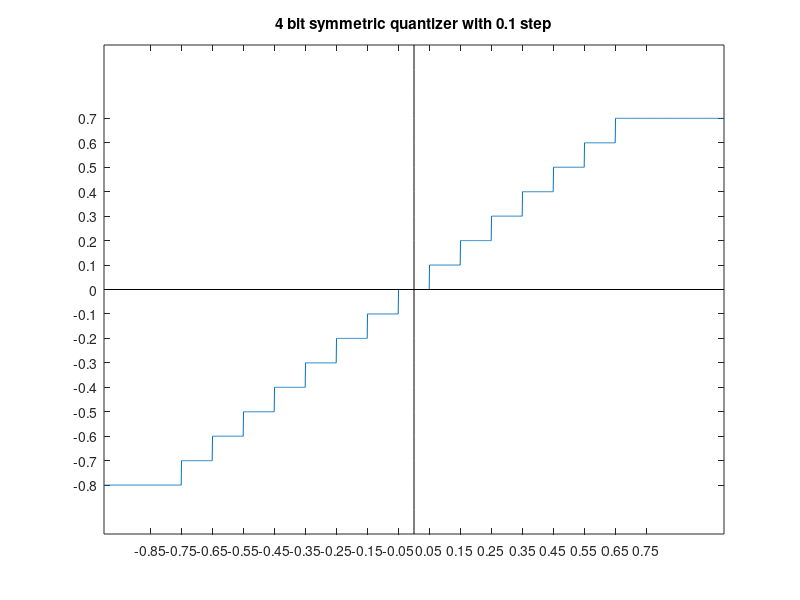

Source code (MATLAB):
a = -1:0.001:1;
minimum = -0.8;
L = 2^4;
delta = 0.1;
I  = round((a-minimum)./delta);
I(I >= L) = L-1;
I(I<0) = 0;
pq = minimum + I .* delta;
plot(a,pq);
hold on;
plot(zeros(length(-1:0.1:1),1),-1:0.1:1,'k');
plot(-1:0.1:1,zeros(length(-1:0.1:1),1),'k');
title("4 bit symmetric quantizer with 0.1 step");
yticks([-0.8:0.1:0.7])
xticks([-0.85:0.1:0.75])